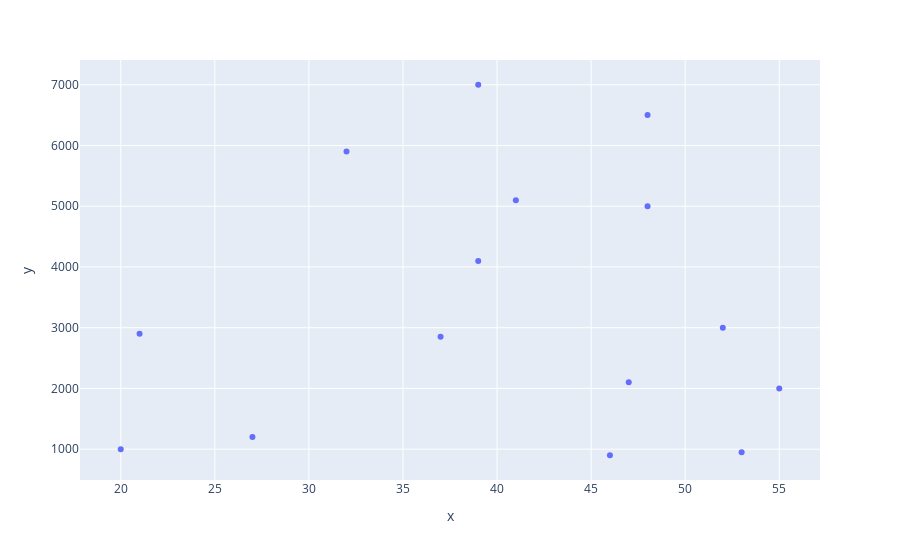

The cell this chart's notebook holds for it:
### Code cell
grath = px.scatter(x= age, y= wage)
grath.show()

### Figure 1 — Plotly figure (JSON) as saved in the notebook; plotly's stock layout.template omitted (floating-point values rounded to 4 significant figures)
{"data": [{"hovertemplate": "x=%{x}<br>y=%{y}<extra></extra>", "legendgroup": "", "marker": {"color": "#636efa", "symbol": "circle"}, "mode": "markers", "name": "", "orientation": "v", "showlegend": false, "type": "scatter", "x": [20, 27, 21, 37, 46, 53, 55, 47, 52, 32, 39, 41, 39, 48, 48], "xaxis": "x", "y": [1000, 1200, 2900, 2850, 900, 950, 2000, 2100, 3000, 5900, 4100, 5100, 7000, 5000, 6500], "yaxis": "y"}], "layout": {"legend": {"tracegroupgap": 0}, "margin": {"t": 60}, "xaxis": {"anchor": "y", "domain": [0, 1], "title": {"text": "x"}}, "yaxis": {"anchor": "x", "domain": [0, 1], "title": {"text": "y"}}}}
